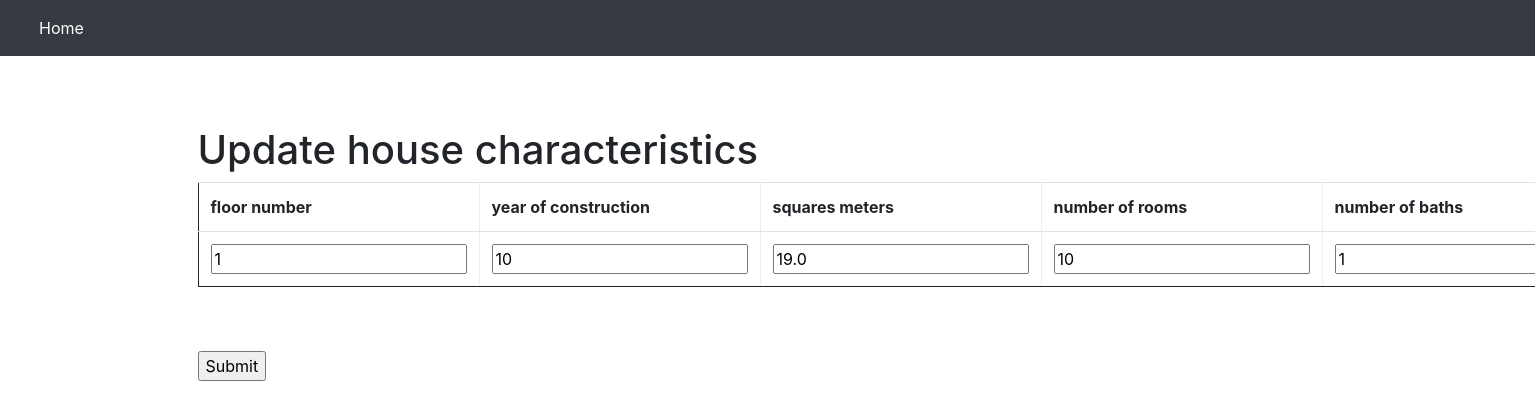
/update/3, run on an earlier commit of the app's database.
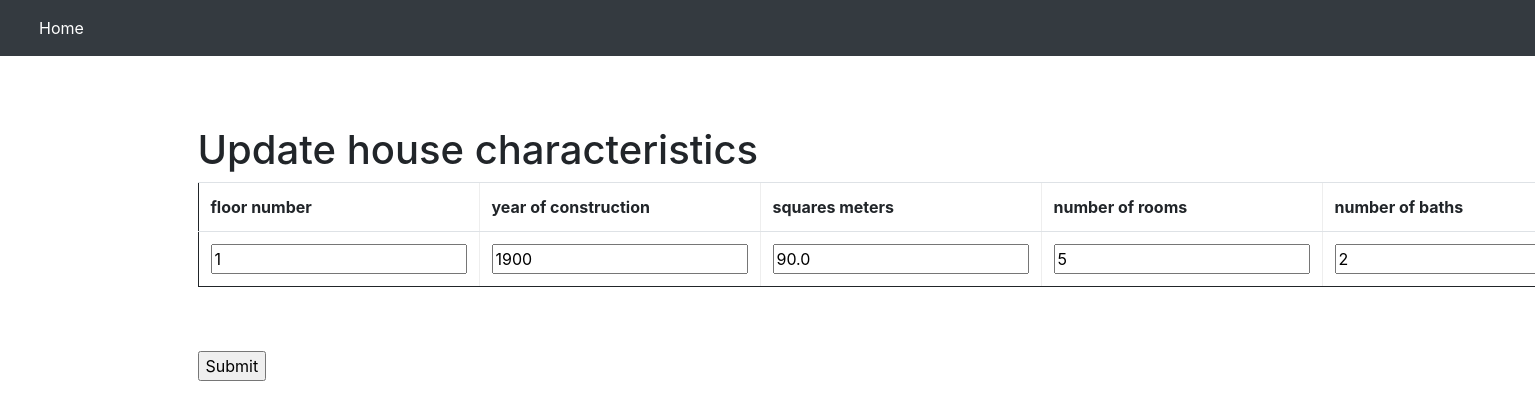
And on a later commit of the database.
### house_pricing_estimator/models.py (models this page shows)
class Houses(models.Model):
	floor_number = models.IntegerField()
	year_construction = models.IntegerField()
	square_meters = models.FloatField()
	rooms_number = models.IntegerField()
	baths_number = models.IntegerField()
	has_elevator = models.BooleanField(default=False)

### house_pricing_estimator/views.py (the view)
# urls.py: path('update/<int:id>', views.update, name='update'),
def update(request, id):
  myHouse = Houses.objects.get(id=id)
  template = loader.get_template('update.html')
  context = {
    'myHouse': myHouse,
  }
  return HttpResponse(template.render(context, request))

### house_pricing_estimator/templates/update.html (shortened to what this page needs)
{% extends "base.html" %}
{% block container %}
<h1>Update house characteristics</h1>
<form action="updaterecord/{{ myHouse.id }}" method="post">
<table class="table" border="1">
<tr>
	<th>floor number</th>
	<th>year of construction</th>
	<th>squares meters</th>
	<th>number of rooms</th>
	<th>number of baths</th>
</tr>
<tr>
	<td><input name="floor_number" type="number" value="{{ myHouse.floor_number }}" required></td>
	<td><input name="year_construction" type="number" value="{{ myHouse.year_construction }}" required></td>
	<td><input name="square_meters" type="float" value="{{ myHouse.square_meters }}" required></td>
	<td><input name="rooms_number" type="number" value="{{ myHouse.rooms_number }}" required></td>
	<td><input name="baths_number" type="number" value="{{ myHouse.baths_number }}" required></td>
</tr>
</table>
<br><br>
<input type="submit" value="Submit">
</form>
{% endblock container %}

What changed in the data, as far as the page shows it:
changed Houses: year_construction "10" → "1900"; square_meters "19.0" → "90.0"; rooms_number "10" → "5"; baths_number "1" → "2"
